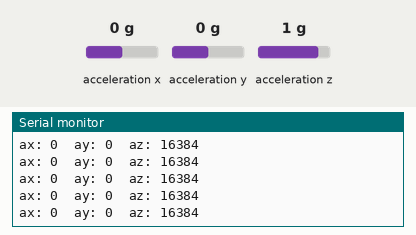
Simulated run of this sketch. Board: Arduino Uno, built with avr-gcc and run on an emulated ATmega328P. Parts: the last lines printed to the serial monitor. Wiring (inferred from the names in the program): MPU-6050 motion sensor at I2C address 0x68. The test bench sets the inputs (shaded band); at power-on: acceleration x 0 g, acceleration y 0 g, acceleration z 1 g.

Above: at 1.2 s.
1.3 s: acceleration x set to -1.4 g
At 1.57 s:
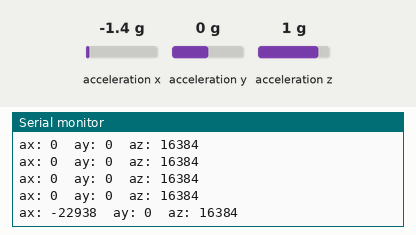
2.8 s: acceleration y set to -1.4 g
At 2.98 s:
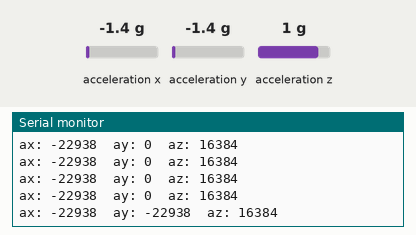
4.3 s: acceleration z set to -1.4 g
At 4.39 s:
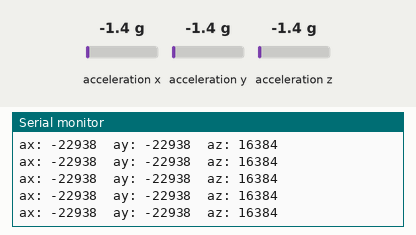

Measured:
- after the input at 1.3 s, the serial monitor: prints a new line after 0.11 s (image 1)
- after the input at 2.8 s, the serial monitor: prints a new line at once (image 2)

The sketch:

MPU6050_test.ino
```cpp
#include <Wire.h>
#define MPU6050_ADDR 0x68

void setup() {
  Serial.begin(9600);
  Wire.begin();

  Wire.beginTransmission(MPU6050_ADDR);
  Wire.write(0x6B);
  Wire.write(0x00);
  Wire.endTransmission();

  Serial.println("MPU6050 ready");
}

void loop() {
  Wire.beginTransmission(MPU6050_ADDR);
  Wire.write(0x3B);
  Wire.endTransmission(false);
  Wire.requestFrom(MPU6050_ADDR, 6, true);

  int16_t ax = (Wire.read() << 8) | Wire.read();
  int16_t ay = (Wire.read() << 8) | Wire.read();
  int16_t az = (Wire.read() << 8) | Wire.read();

  Serial.print("ax: "); Serial.print(ax);
  Serial.print("  ay: "); Serial.print(ay);
  Serial.print("  az: "); Serial.println(az);

  delay(200);
}
```
